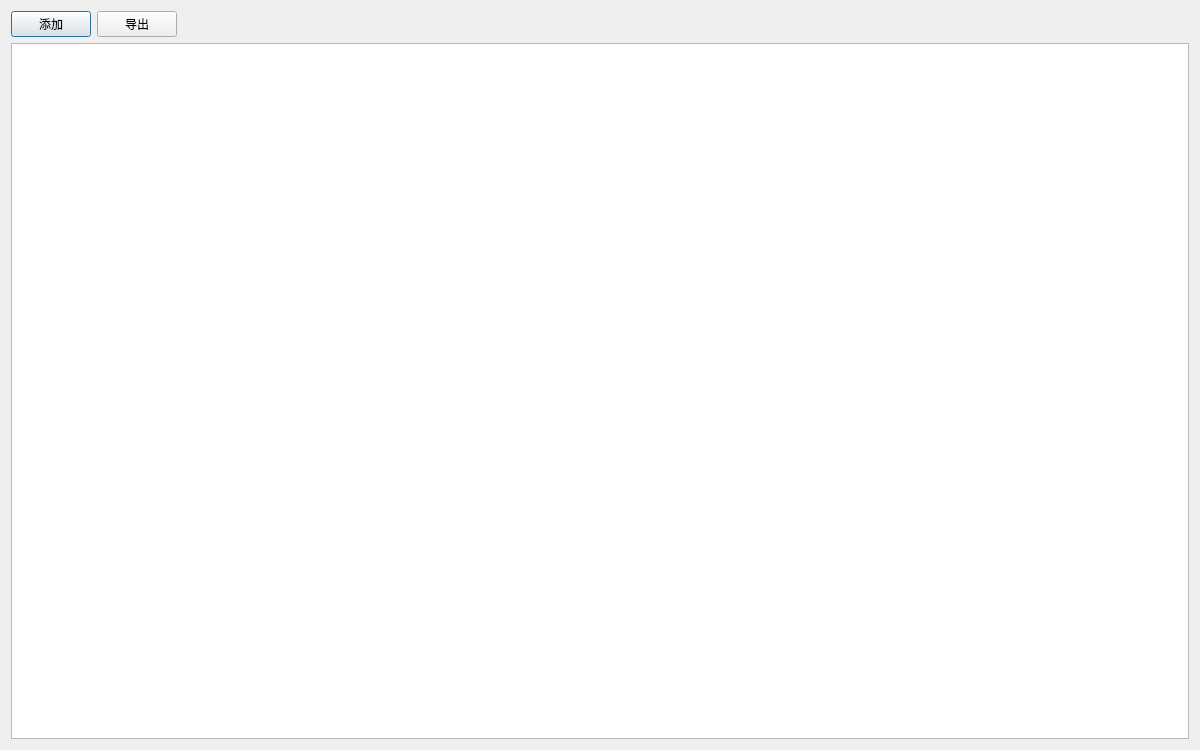
<?xml version="1.0" encoding="UTF-8"?>
<ui version="4.0">
 <class>Frm_PG_AssessmentResult</class>
 <widget class="QDialog" name="Frm_PG_AssessmentResult">
  <property name="geometry">
   <rect>
    <x>0</x>
    <y>0</y>
    <width>1200</width>
    <height>750</height>
   </rect>
  </property>
  <property name="windowTitle">
   <string>毁伤能力计算</string>
  </property>
  <layout class="QVBoxLayout" name="verticalLayout">
   <item>
    <layout class="QHBoxLayout" name="horizontalLayout_buttons">
     <item>
      <widget class="QPushButton" name="btn_add">
       <property name="text">
        <string>添加</string>
       </property>
      </widget>
     </item>
     <item>
      <widget class="QPushButton" name="btn_export">
       <property name="text">
        <string>导出</string>
       </property>
      </widget>
     </item>
     <item>
      <spacer name="horizontalSpacer_2">
       <property name="orientation">
        <enum>Qt::Horizontal</enum>
       </property>
       <property name="sizeHint" stdset="0">
        <size>
         <width>40</width>
         <height>20</height>
        </size>
       </property>
      </spacer>
     </item>
    </layout>
   </item>
   <item>
    <widget class="QTableView" name="tb_assessment_result">
     <property name="selectionMode">
      <enum>QAbstractItemView::SingleSelection</enum>
     </property>
     <property name="selectionBehavior">
      <enum>QAbstractItemView::SelectRows</enum>
     </property>
    </widget>
   </item>
  </layout>
 </widget>
 <resources/>
 <connections/>
</ui>
